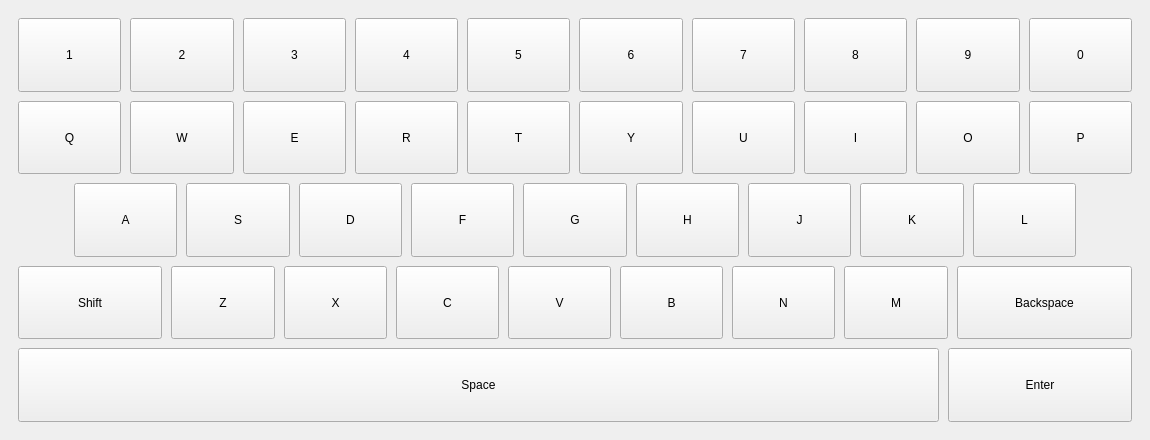
<?xml version='1.0' encoding='utf-8'?>
<ui version="4.0">
 <class>VirtualKeyboard</class>
 <widget class="QWidget" name="VirtualKeyboard">
  <property name="geometry">
   <rect>
    <x>0</x>
    <y>0</y>
    <width>1150</width>
    <height>440</height>
   </rect>
  </property>
  <property name="minimumSize">
   <size>
    <width>1150</width>
    <height>440</height>
   </size>
  </property>
  <property name="maximumSize">
   <size>
    <width>1150</width>
    <height>440</height>
   </size>
  </property>
  <property name="focusPolicy">
   <enum>Qt::NoFocus</enum>
  </property>
  <property name="windowTitle">
   <string notr="true">Экранная клавиатура</string>
  </property>
  <layout class="QVBoxLayout" name="windowLayout">
   <property name="leftMargin">
    <number>0</number>
   </property>
   <property name="topMargin">
    <number>0</number>
   </property>
   <property name="rightMargin">
    <number>0</number>
   </property>
   <property name="bottomMargin">
    <number>0</number>
   </property>
   <item>
    <widget class="QFrame" name="virtualKeyboardSurface">
     <layout class="QVBoxLayout" name="keyboardLayout" stretch="1,1,1,1,1">
      <property name="leftMargin">
       <number>18</number>
      </property>
      <property name="topMargin">
       <number>18</number>
      </property>
      <property name="rightMargin">
       <number>18</number>
      </property>
      <property name="bottomMargin">
       <number>18</number>
      </property>
      <property name="spacing">
       <number>9</number>
      </property>
      <item>
       <layout class="QHBoxLayout" name="digitRow" stretch="1,1,1,1,1,1,1,1,1,1">
        <property name="leftMargin">
         <number>0</number>
        </property>
        <property name="topMargin">
         <number>0</number>
        </property>
        <property name="rightMargin">
         <number>0</number>
        </property>
        <property name="bottomMargin">
         <number>0</number>
        </property>
        <property name="spacing">
         <number>9</number>
        </property>
        <item>
         <widget class="QPushButton" name="digit1">
          <property name="sizePolicy">
           <sizepolicy hsizetype="Expanding" vsizetype="Expanding">
            <horstretch>0</horstretch>
            <verstretch>0</verstretch>
           </sizepolicy>
          </property>
          <property name="focusPolicy">
           <enum>Qt::NoFocus</enum>
          </property>
          <property name="autoDefault">
           <bool>false</bool>
          </property>
          <property name="text">
           <string notr="true">1</string>
          </property>
          <property name="keyboardKey" stdset="0">
           <string notr="true">character</string>
          </property>
         </widget>
        </item>
        <item>
         <widget class="QPushButton" name="digit2">
          <property name="sizePolicy">
           <sizepolicy hsizetype="Expanding" vsizetype="Expanding">
            <horstretch>0</horstretch>
            <verstretch>0</verstretch>
           </sizepolicy>
          </property>
          <property name="focusPolicy">
           <enum>Qt::NoFocus</enum>
          </property>
          <property name="autoDefault">
           <bool>false</bool>
          </property>
          <property name="text">
           <string notr="true">2</string>
          </property>
          <property name="keyboardKey" stdset="0">
           <string notr="true">character</string>
          </property>
         </widget>
        </item>
        <item>
         <widget class="QPushButton" name="digit3">
          <property name="sizePolicy">
           <sizepolicy hsizetype="Expanding" vsizetype="Expanding">
            <horstretch>0</horstretch>
            <verstretch>0</verstretch>
           </sizepolicy>
          </property>
          <property name="focusPolicy">
           <enum>Qt::NoFocus</enum>
          </property>
          <property name="autoDefault">
           <bool>false</bool>
          </property>
          <property name="text">
           <string notr="true">3</string>
          </property>
          <property name="keyboardKey" stdset="0">
           <string notr="true">character</string>
          </property>
         </widget>
        </item>
        <item>
         <widget class="QPushButton" name="digit4">
          <property name="sizePolicy">
           <sizepolicy hsizetype="Expanding" vsizetype="Expanding">
            <horstretch>0</horstretch>
            <verstretch>0</verstretch>
           </sizepolicy>
          </property>
          <property name="focusPolicy">
           <enum>Qt::NoFocus</enum>
          </property>
          <property name="autoDefault">
           <bool>false</bool>
          </property>
          <property name="text">
           <string notr="true">4</string>
          </property>
          <property name="keyboardKey" stdset="0">
           <string notr="true">character</string>
          </property>
         </widget>
        </item>
        <item>
         <widget class="QPushButton" name="digit5">
          <property name="sizePolicy">
           <sizepolicy hsizetype="Expanding" vsizetype="Expanding">
            <horstretch>0</horstretch>
            <verstretch>0</verstretch>
           </sizepolicy>
          </property>
          <property name="focusPolicy">
           <enum>Qt::NoFocus</enum>
          </property>
          <property name="autoDefault">
           <bool>false</bool>
          </property>
          <property name="text">
           <string notr="true">5</string>
          </property>
          <property name="keyboardKey" stdset="0">
           <string notr="true">character</string>
          </property>
         </widget>
        </item>
        <item>
         <widget class="QPushButton" name="digit6">
          <property name="sizePolicy">
           <sizepolicy hsizetype="Expanding" vsizetype="Expanding">
            <horstretch>0</horstretch>
            <verstretch>0</verstretch>
           </sizepolicy>
          </property>
          <property name="focusPolicy">
           <enum>Qt::NoFocus</enum>
          </property>
          <property name="autoDefault">
           <bool>false</bool>
          </property>
          <property name="text">
           <string notr="true">6</string>
          </property>
          <property name="keyboardKey" stdset="0">
           <string notr="true">character</string>
          </property>
         </widget>
        </item>
        <item>
         <widget class="QPushButton" name="digit7">
          <property name="sizePolicy">
           <sizepolicy hsizetype="Expanding" vsizetype="Expanding">
            <horstretch>0</horstretch>
            <verstretch>0</verstretch>
           </sizepolicy>
          </property>
          <property name="focusPolicy">
           <enum>Qt::NoFocus</enum>
          </property>
          <property name="autoDefault">
           <bool>false</bool>
          </property>
          <property name="text">
           <string notr="true">7</string>
          </property>
          <property name="keyboardKey" stdset="0">
           <string notr="true">character</string>
          </property>
         </widget>
        </item>
        <item>
         <widget class="QPushButton" name="digit8">
          <property name="sizePolicy">
           <sizepolicy hsizetype="Expanding" vsizetype="Expanding">
            <horstretch>0</horstretch>
            <verstretch>0</verstretch>
           </sizepolicy>
          </property>
          <property name="focusPolicy">
           <enum>Qt::NoFocus</enum>
          </property>
          <property name="autoDefault">
           <bool>false</bool>
          </property>
          <property name="text">
           <string notr="true">8</string>
          </property>
          <property name="keyboardKey" stdset="0">
           <string notr="true">character</string>
          </property>
         </widget>
        </item>
        <item>
         <widget class="QPushButton" name="digit9">
          <property name="sizePolicy">
           <sizepolicy hsizetype="Expanding" vsizetype="Expanding">
            <horstretch>0</horstretch>
            <verstretch>0</verstretch>
           </sizepolicy>
          </property>
          <property name="focusPolicy">
           <enum>Qt::NoFocus</enum>
          </property>
          <property name="autoDefault">
           <bool>false</bool>
          </property>
          <property name="text">
           <string notr="true">9</string>
          </property>
          <property name="keyboardKey" stdset="0">
           <string notr="true">character</string>
          </property>
         </widget>
        </item>
        <item>
         <widget class="QPushButton" name="digit0">
          <property name="sizePolicy">
           <sizepolicy hsizetype="Expanding" vsizetype="Expanding">
            <horstretch>0</horstretch>
            <verstretch>0</verstretch>
           </sizepolicy>
          </property>
          <property name="focusPolicy">
           <enum>Qt::NoFocus</enum>
          </property>
          <property name="autoDefault">
           <bool>false</bool>
          </property>
          <property name="text">
           <string notr="true">0</string>
          </property>
          <property name="keyboardKey" stdset="0">
           <string notr="true">character</string>
          </property>
         </widget>
        </item>
       </layout>
      </item>
      <item>
       <layout class="QHBoxLayout" name="topLetterRow" stretch="1,1,1,1,1,1,1,1,1,1">
        <property name="leftMargin">
         <number>0</number>
        </property>
        <property name="topMargin">
         <number>0</number>
        </property>
        <property name="rightMargin">
         <number>0</number>
        </property>
        <property name="bottomMargin">
         <number>0</number>
        </property>
        <property name="spacing">
         <number>9</number>
        </property>
        <item>
         <widget class="QPushButton" name="letterQ">
          <property name="sizePolicy">
           <sizepolicy hsizetype="Expanding" vsizetype="Expanding">
            <horstretch>0</horstretch>
            <verstretch>0</verstretch>
           </sizepolicy>
          </property>
          <property name="focusPolicy">
           <enum>Qt::NoFocus</enum>
          </property>
          <property name="autoDefault">
           <bool>false</bool>
          </property>
          <property name="text">
           <string notr="true">Q</string>
          </property>
          <property name="keyboardKey" stdset="0">
           <string notr="true">character</string>
          </property>
         </widget>
        </item>
        <item>
         <widget class="QPushButton" name="letterW">
          <property name="sizePolicy">
           <sizepolicy hsizetype="Expanding" vsizetype="Expanding">
            <horstretch>0</horstretch>
            <verstretch>0</verstretch>
           </sizepolicy>
          </property>
          <property name="focusPolicy">
           <enum>Qt::NoFocus</enum>
          </property>
          <property name="autoDefault">
           <bool>false</bool>
          </property>
          <property name="text">
           <string notr="true">W</string>
          </property>
          <property name="keyboardKey" stdset="0">
           <string notr="true">character</string>
          </property>
         </widget>
        </item>
        <item>
         <widget class="QPushButton" name="letterE">
          <property name="sizePolicy">
           <sizepolicy hsizetype="Expanding" vsizetype="Expanding">
            <horstretch>0</horstretch>
            <verstretch>0</verstretch>
           </sizepolicy>
          </property>
          <property name="focusPolicy">
           <enum>Qt::NoFocus</enum>
          </property>
          <property name="autoDefault">
           <bool>false</bool>
          </property>
          <property name="text">
           <string notr="true">E</string>
          </property>
          <property name="keyboardKey" stdset="0">
           <string notr="true">character</string>
          </property>
         </widget>
        </item>
        <item>
         <widget class="QPushButton" name="letterR">
          <property name="sizePolicy">
           <sizepolicy hsizetype="Expanding" vsizetype="Expanding">
            <horstretch>0</horstretch>
            <verstretch>0</verstretch>
           </sizepolicy>
          </property>
          <property name="focusPolicy">
           <enum>Qt::NoFocus</enum>
          </property>
          <property name="autoDefault">
           <bool>false</bool>
          </property>
          <property name="text">
           <string notr="true">R</string>
          </property>
          <property name="keyboardKey" stdset="0">
           <string notr="true">character</string>
          </property>
         </widget>
        </item>
        <item>
         <widget class="QPushButton" name="letterT">
          <property name="sizePolicy">
           <sizepolicy hsizetype="Expanding" vsizetype="Expanding">
            <horstretch>0</horstretch>
            <verstretch>0</verstretch>
           </sizepolicy>
          </property>
          <property name="focusPolicy">
           <enum>Qt::NoFocus</enum>
          </property>
          <property name="autoDefault">
           <bool>false</bool>
          </property>
          <property name="text">
           <string notr="true">T</string>
          </property>
          <property name="keyboardKey" stdset="0">
           <string notr="true">character</string>
          </property>
         </widget>
        </item>
        <item>
         <widget class="QPushButton" name="letterY">
          <property name="sizePolicy">
           <sizepolicy hsizetype="Expanding" vsizetype="Expanding">
            <horstretch>0</horstretch>
            <verstretch>0</verstretch>
           </sizepolicy>
          </property>
          <property name="focusPolicy">
           <enum>Qt::NoFocus</enum>
          </property>
          <property name="autoDefault">
           <bool>false</bool>
          </property>
          <property name="text">
           <string notr="true">Y</string>
          </property>
          <property name="keyboardKey" stdset="0">
           <string notr="true">character</string>
          </property>
         </widget>
        </item>
        <item>
         <widget class="QPushButton" name="letterU">
          <property name="sizePolicy">
           <sizepolicy hsizetype="Expanding" vsizetype="Expanding">
            <horstretch>0</horstretch>
            <verstretch>0</verstretch>
           </sizepolicy>
          </property>
          <property name="focusPolicy">
           <enum>Qt::NoFocus</enum>
          </property>
          <property name="autoDefault">
           <bool>false</bool>
          </property>
          <property name="text">
           <string notr="true">U</string>
          </property>
          <property name="keyboardKey" stdset="0">
           <string notr="true">character</string>
          </property>
         </widget>
        </item>
        <item>
         <widget class="QPushButton" name="letterI">
          <property name="sizePolicy">
           <sizepolicy hsizetype="Expanding" vsizetype="Expanding">
            <horstretch>0</horstretch>
            <verstretch>0</verstretch>
           </sizepolicy>
          </property>
          <property name="focusPolicy">
           <enum>Qt::NoFocus</enum>
          </property>
          <property name="autoDefault">
           <bool>false</bool>
          </property>
          <property name="text">
           <string notr="true">I</string>
          </property>
          <property name="keyboardKey" stdset="0">
           <string notr="true">character</string>
          </property>
         </widget>
        </item>
        <item>
         <widget class="QPushButton" name="letterO">
          <property name="sizePolicy">
           <sizepolicy hsizetype="Expanding" vsizetype="Expanding">
            <horstretch>0</horstretch>
            <verstretch>0</verstretch>
           </sizepolicy>
          </property>
          <property name="focusPolicy">
           <enum>Qt::NoFocus</enum>
          </property>
          <property name="autoDefault">
           <bool>false</bool>
          </property>
          <property name="text">
           <string notr="true">O</string>
          </property>
          <property name="keyboardKey" stdset="0">
           <string notr="true">character</string>
          </property>
         </widget>
        </item>
        <item>
         <widget class="QPushButton" name="letterP">
          <property name="sizePolicy">
           <sizepolicy hsizetype="Expanding" vsizetype="Expanding">
            <horstretch>0</horstretch>
            <verstretch>0</verstretch>
           </sizepolicy>
          </property>
          <property name="focusPolicy">
           <enum>Qt::NoFocus</enum>
          </property>
          <property name="autoDefault">
           <bool>false</bool>
          </property>
          <property name="text">
           <string notr="true">P</string>
          </property>
          <property name="keyboardKey" stdset="0">
           <string notr="true">character</string>
          </property>
         </widget>
        </item>
       </layout>
      </item>
      <item>
       <layout class="QHBoxLayout" name="middleLetterRow" stretch="1,1,1,1,1,1,1,1,1">
        <property name="leftMargin">
         <number>56</number>
        </property>
        <property name="topMargin">
         <number>0</number>
        </property>
        <property name="rightMargin">
         <number>56</number>
        </property>
        <property name="bottomMargin">
         <number>0</number>
        </property>
        <property name="spacing">
         <number>9</number>
        </property>
        <item>
         <widget class="QPushButton" name="letterA">
          <property name="sizePolicy">
           <sizepolicy hsizetype="Expanding" vsizetype="Expanding">
            <horstretch>0</horstretch>
            <verstretch>0</verstretch>
           </sizepolicy>
          </property>
          <property name="focusPolicy">
           <enum>Qt::NoFocus</enum>
          </property>
          <property name="autoDefault">
           <bool>false</bool>
          </property>
          <property name="text">
           <string notr="true">A</string>
          </property>
          <property name="keyboardKey" stdset="0">
           <string notr="true">character</string>
          </property>
         </widget>
        </item>
        <item>
         <widget class="QPushButton" name="letterS">
          <property name="sizePolicy">
           <sizepolicy hsizetype="Expanding" vsizetype="Expanding">
            <horstretch>0</horstretch>
            <verstretch>0</verstretch>
           </sizepolicy>
          </property>
          <property name="focusPolicy">
           <enum>Qt::NoFocus</enum>
          </property>
          <property name="autoDefault">
           <bool>false</bool>
          </property>
          <property name="text">
           <string notr="true">S</string>
          </property>
          <property name="keyboardKey" stdset="0">
           <string notr="true">character</string>
          </property>
         </widget>
        </item>
        <item>
         <widget class="QPushButton" name="letterD">
          <property name="sizePolicy">
           <sizepolicy hsizetype="Expanding" vsizetype="Expanding">
            <horstretch>0</horstretch>
            <verstretch>0</verstretch>
           </sizepolicy>
          </property>
          <property name="focusPolicy">
           <enum>Qt::NoFocus</enum>
          </property>
          <property name="autoDefault">
           <bool>false</bool>
          </property>
          <property name="text">
           <string notr="true">D</string>
          </property>
          <property name="keyboardKey" stdset="0">
           <string notr="true">character</string>
          </property>
         </widget>
        </item>
        <item>
         <widget class="QPushButton" name="letterF">
          <property name="sizePolicy">
           <sizepolicy hsizetype="Expanding" vsizetype="Expanding">
            <horstretch>0</horstretch>
            <verstretch>0</verstretch>
           </sizepolicy>
          </property>
          <property name="focusPolicy">
           <enum>Qt::NoFocus</enum>
          </property>
          <property name="autoDefault">
           <bool>false</bool>
          </property>
          <property name="text">
           <string notr="true">F</string>
          </property>
          <property name="keyboardKey" stdset="0">
           <string notr="true">character</string>
          </property>
         </widget>
        </item>
        <item>
         <widget class="QPushButton" name="letterG">
          <property name="sizePolicy">
           <sizepolicy hsizetype="Expanding" vsizetype="Expanding">
            <horstretch>0</horstretch>
            <verstretch>0</verstretch>
           </sizepolicy>
          </property>
          <property name="focusPolicy">
           <enum>Qt::NoFocus</enum>
          </property>
          <property name="autoDefault">
           <bool>false</bool>
          </property>
          <property name="text">
           <string notr="true">G</string>
          </property>
          <property name="keyboardKey" stdset="0">
           <string notr="true">character</string>
          </property>
         </widget>
        </item>
        <item>
         <widget class="QPushButton" name="letterH">
          <property name="sizePolicy">
           <sizepolicy hsizetype="Expanding" vsizetype="Expanding">
            <horstretch>0</horstretch>
            <verstretch>0</verstretch>
           </sizepolicy>
          </property>
          <property name="focusPolicy">
           <enum>Qt::NoFocus</enum>
          </property>
          <property name="autoDefault">
           <bool>false</bool>
          </property>
          <property name="text">
           <string notr="true">H</string>
          </property>
          <property name="keyboardKey" stdset="0">
           <string notr="true">character</string>
          </property>
         </widget>
        </item>
        <item>
         <widget class="QPushButton" name="letterJ">
          <property name="sizePolicy">
           <sizepolicy hsizetype="Expanding" vsizetype="Expanding">
            <horstretch>0</horstretch>
            <verstretch>0</verstretch>
           </sizepolicy>
          </property>
          <property name="focusPolicy">
           <enum>Qt::NoFocus</enum>
          </property>
          <property name="autoDefault">
           <bool>false</bool>
          </property>
          <property name="text">
           <string notr="true">J</string>
          </property>
          <property name="keyboardKey" stdset="0">
           <string notr="true">character</string>
          </property>
         </widget>
        </item>
        <item>
         <widget class="QPushButton" name="letterK">
          <property name="sizePolicy">
           <sizepolicy hsizetype="Expanding" vsizetype="Expanding">
            <horstretch>0</horstretch>
            <verstretch>0</verstretch>
           </sizepolicy>
          </property>
          <property name="focusPolicy">
           <enum>Qt::NoFocus</enum>
          </property>
          <property name="autoDefault">
           <bool>false</bool>
          </property>
          <property name="text">
           <string notr="true">K</string>
          </property>
          <property name="keyboardKey" stdset="0">
           <string notr="true">character</string>
          </property>
         </widget>
        </item>
        <item>
         <widget class="QPushButton" name="letterL">
          <property name="sizePolicy">
           <sizepolicy hsizetype="Expanding" vsizetype="Expanding">
            <horstretch>0</horstretch>
            <verstretch>0</verstretch>
           </sizepolicy>
          </property>
          <property name="focusPolicy">
           <enum>Qt::NoFocus</enum>
          </property>
          <property name="autoDefault">
           <bool>false</bool>
          </property>
          <property name="text">
           <string notr="true">L</string>
          </property>
          <property name="keyboardKey" stdset="0">
           <string notr="true">character</string>
          </property>
         </widget>
        </item>
       </layout>
      </item>
      <item>
       <layout class="QHBoxLayout" name="bottomLetterRow" stretch="14,10,10,10,10,10,10,10,17">
        <property name="leftMargin">
         <number>0</number>
        </property>
        <property name="topMargin">
         <number>0</number>
        </property>
        <property name="rightMargin">
         <number>0</number>
        </property>
        <property name="bottomMargin">
         <number>0</number>
        </property>
        <property name="spacing">
         <number>9</number>
        </property>
        <item>
         <widget class="QPushButton" name="shiftButton">
          <property name="sizePolicy">
           <sizepolicy hsizetype="Expanding" vsizetype="Expanding">
            <horstretch>0</horstretch>
            <verstretch>0</verstretch>
           </sizepolicy>
          </property>
          <property name="focusPolicy">
           <enum>Qt::NoFocus</enum>
          </property>
          <property name="autoDefault">
           <bool>false</bool>
          </property>
          <property name="text">
           <string notr="true">Shift</string>
          </property>
          <property name="keyboardKey" stdset="0">
           <string notr="true">modifier</string>
          </property>
          <property name="checkable">
           <bool>true</bool>
          </property>
         </widget>
        </item>
        <item>
         <widget class="QPushButton" name="letterZ">
          <property name="sizePolicy">
           <sizepolicy hsizetype="Expanding" vsizetype="Expanding">
            <horstretch>0</horstretch>
            <verstretch>0</verstretch>
           </sizepolicy>
          </property>
          <property name="focusPolicy">
           <enum>Qt::NoFocus</enum>
          </property>
          <property name="autoDefault">
           <bool>false</bool>
          </property>
          <property name="text">
           <string notr="true">Z</string>
          </property>
          <property name="keyboardKey" stdset="0">
           <string notr="true">character</string>
          </property>
         </widget>
        </item>
        <item>
         <widget class="QPushButton" name="letterX">
          <property name="sizePolicy">
           <sizepolicy hsizetype="Expanding" vsizetype="Expanding">
            <horstretch>0</horstretch>
            <verstretch>0</verstretch>
           </sizepolicy>
          </property>
          <property name="focusPolicy">
           <enum>Qt::NoFocus</enum>
          </property>
          <property name="autoDefault">
           <bool>false</bool>
          </property>
          <property name="text">
           <string notr="true">X</string>
          </property>
          <property name="keyboardKey" stdset="0">
           <string notr="true">character</string>
          </property>
         </widget>
        </item>
        <item>
         <widget class="QPushButton" name="letterC">
          <property name="sizePolicy">
           <sizepolicy hsizetype="Expanding" vsizetype="Expanding">
            <horstretch>0</horstretch>
            <verstretch>0</verstretch>
           </sizepolicy>
          </property>
          <property name="focusPolicy">
           <enum>Qt::NoFocus</enum>
          </property>
          <property name="autoDefault">
           <bool>false</bool>
          </property>
          <property name="text">
           <string notr="true">C</string>
          </property>
          <property name="keyboardKey" stdset="0">
           <string notr="true">character</string>
          </property>
         </widget>
        </item>
        <item>
         <widget class="QPushButton" name="letterV">
          <property name="sizePolicy">
           <sizepolicy hsizetype="Expanding" vsizetype="Expanding">
            <horstretch>0</horstretch>
            <verstretch>0</verstretch>
           </sizepolicy>
          </property>
          <property name="focusPolicy">
           <enum>Qt::NoFocus</enum>
          </property>
          <property name="autoDefault">
           <bool>false</bool>
          </property>
          <property name="text">
           <string notr="true">V</string>
          </property>
          <property name="keyboardKey" stdset="0">
           <string notr="true">character</string>
          </property>
         </widget>
        </item>
        <item>
         <widget class="QPushButton" name="letterB">
          <property name="sizePolicy">
           <sizepolicy hsizetype="Expanding" vsizetype="Expanding">
            <horstretch>0</horstretch>
            <verstretch>0</verstretch>
           </sizepolicy>
          </property>
          <property name="focusPolicy">
           <enum>Qt::NoFocus</enum>
          </property>
          <property name="autoDefault">
           <bool>false</bool>
          </property>
          <property name="text">
           <string notr="true">B</string>
          </property>
          <property name="keyboardKey" stdset="0">
           <string notr="true">character</string>
          </property>
         </widget>
        </item>
        <item>
         <widget class="QPushButton" name="letterN">
          <property name="sizePolicy">
           <sizepolicy hsizetype="Expanding" vsizetype="Expanding">
            <horstretch>0</horstretch>
            <verstretch>0</verstretch>
           </sizepolicy>
          </property>
          <property name="focusPolicy">
           <enum>Qt::NoFocus</enum>
          </property>
          <property name="autoDefault">
           <bool>false</bool>
          </property>
          <property name="text">
           <string notr="true">N</string>
          </property>
          <property name="keyboardKey" stdset="0">
           <string notr="true">character</string>
          </property>
         </widget>
        </item>
        <item>
         <widget class="QPushButton" name="letterM">
          <property name="sizePolicy">
           <sizepolicy hsizetype="Expanding" vsizetype="Expanding">
            <horstretch>0</horstretch>
            <verstretch>0</verstretch>
           </sizepolicy>
          </property>
          <property name="focusPolicy">
           <enum>Qt::NoFocus</enum>
          </property>
          <property name="autoDefault">
           <bool>false</bool>
          </property>
          <property name="text">
           <string notr="true">M</string>
          </property>
          <property name="keyboardKey" stdset="0">
           <string notr="true">character</string>
          </property>
         </widget>
        </item>
        <item>
         <widget class="QPushButton" name="backspaceButton">
          <property name="sizePolicy">
           <sizepolicy hsizetype="Expanding" vsizetype="Expanding">
            <horstretch>0</horstretch>
            <verstretch>0</verstretch>
           </sizepolicy>
          </property>
          <property name="focusPolicy">
           <enum>Qt::NoFocus</enum>
          </property>
          <property name="autoDefault">
           <bool>false</bool>
          </property>
          <property name="text">
           <string notr="true">Backspace</string>
          </property>
          <property name="keyboardKey" stdset="0">
           <string notr="true">modifier</string>
          </property>
         </widget>
        </item>
       </layout>
      </item>
      <item>
       <layout class="QHBoxLayout" name="actionRow" stretch="5,1">
        <property name="leftMargin">
         <number>0</number>
        </property>
        <property name="topMargin">
         <number>0</number>
        </property>
        <property name="rightMargin">
         <number>0</number>
        </property>
        <property name="bottomMargin">
         <number>0</number>
        </property>
        <property name="spacing">
         <number>9</number>
        </property>
        <item>
         <widget class="QPushButton" name="spaceButton">
          <property name="sizePolicy">
           <sizepolicy hsizetype="Expanding" vsizetype="Expanding">
            <horstretch>0</horstretch>
            <verstretch>0</verstretch>
           </sizepolicy>
          </property>
          <property name="focusPolicy">
           <enum>Qt::NoFocus</enum>
          </property>
          <property name="autoDefault">
           <bool>false</bool>
          </property>
          <property name="text">
           <string notr="true">Space</string>
          </property>
          <property name="keyboardKey" stdset="0">
           <string notr="true">modifier</string>
          </property>
         </widget>
        </item>
        <item>
         <widget class="QPushButton" name="doneButton">
          <property name="sizePolicy">
           <sizepolicy hsizetype="Expanding" vsizetype="Expanding">
            <horstretch>0</horstretch>
            <verstretch>0</verstretch>
           </sizepolicy>
          </property>
          <property name="focusPolicy">
           <enum>Qt::NoFocus</enum>
          </property>
          <property name="autoDefault">
           <bool>false</bool>
          </property>
          <property name="text">
           <string notr="true">Enter</string>
          </property>
          <property name="keyboardKey" stdset="0">
           <string notr="true">done</string>
          </property>
         </widget>
        </item>
       </layout>
      </item>
     </layout>
    </widget>
   </item>
  </layout>
 </widget>
 <resources />
 <connections />
</ui>
